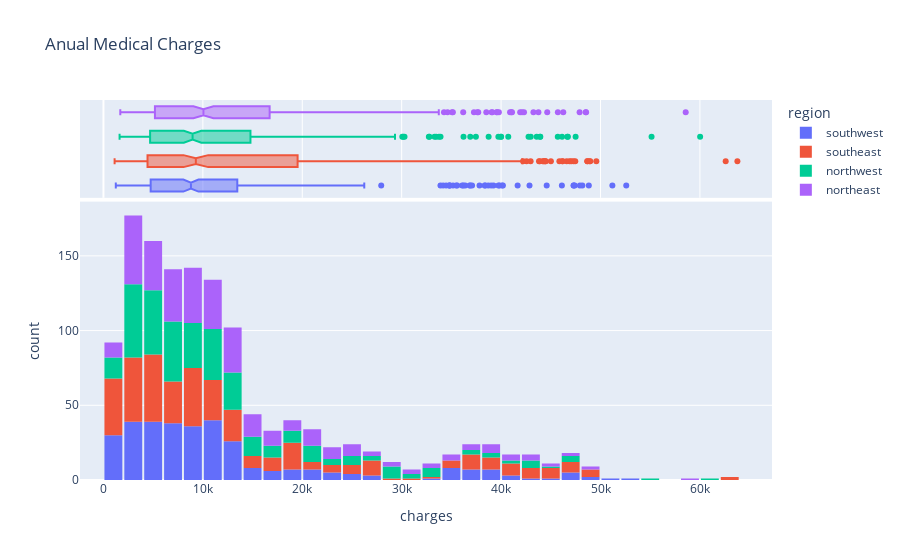

Notebook code cell kept with this figure:
### Code cell
fig = px.histogram(medical_df, x='charges',marginal='box',color='region',title="Anual Medical Charges")
fig.update_layout(bargap = 0.1)
fig.show()

### Figure 1 — Plotly figure (JSON) as saved in the notebook; plotly's stock layout.template omitted (floating-point values rounded to 4 significant figures; data arrays with more than 128 entries replaced by an {"elided": "..."} marker saying what was removed)
{"data": [{"bingroup": "x", "hovertemplate": "region=southwest<br>charges=%{x}<br>count=%{y}<extra></extra>", "legendgroup": "southwest", "marker": {"color": "#636efa", "pattern": {"shape": ""}}, "name": "southwest", "orientation": "v", "showlegend": true, "type": "histogram", "x": {"elided": "325 float values"}, "xaxis": "x", "yaxis": "y"}, {"hovertemplate": "region=southwest<br>charges=%{x}<extra></extra>", "legendgroup": "southwest", "marker": {"color": "#636efa"}, "name": "southwest", "notched": true, "showlegend": false, "type": "box", "x": {"elided": "325 float values"}, "xaxis": "x2", "yaxis": "y2"}, {"bingroup": "x", "hovertemplate": "region=southeast<br>charges=%{x}<br>count=%{y}<extra></extra>", "legendgroup": "southeast", "marker": {"color": "#EF553B", "pattern": {"shape": ""}}, "name": "southeast", "orientation": "v", "showlegend": true, "type": "histogram", "x": {"elided": "364 float values"}, "xaxis": "x", "yaxis": "y"}, {"hovertemplate": "region=southeast<br>charges=%{x}<extra></extra>", "legendgroup": "southeast", "marker": {"color": "#EF553B"}, "name": "southeast", "notched": true, "showlegend": false, "type": "box", "x": {"elided": "364 float values"}, "xaxis": "x2", "yaxis": "y2"}, {"bingroup": "x", "hovertemplate": "region=northwest<br>charges=%{x}<br>count=%{y}<extra></extra>", "legendgroup": "northwest", "marker": {"color": "#00cc96", "pattern": {"shape": ""}}, "name": "northwest", "orientation": "v", "showlegend": true, "type": "histogram", "x": {"elided": "325 float values"}, "xaxis": "x", "yaxis": "y"}, {"hovertemplate": "region=northwest<br>charges=%{x}<extra></extra>", "legendgroup": "northwest", "marker": {"color": "#00cc96"}, "name": "northwest", "notched": true, "showlegend": false, "type": "box", "x": {"elided": "325 float values"}, "xaxis": "x2", "yaxis": "y2"}, {"bingroup": "x", "hovertemplate": "region=northeast<br>charges=%{x}<br>count=%{y}<extra></extra>", "legendgroup": "northeast", "marker": {"color": "#ab63fa", "pattern": {"shape": ""}}, "name": "northeast", "orientation": "v", "showlegend": true, "type": "histogram", "x": {"elided": "324 float values"}, "xaxis": "x", "yaxis": "y"}, {"hovertemplate": "region=northeast<br>charges=%{x}<extra></extra>", "legendgroup": "northeast", "marker": {"color": "#ab63fa"}, "name": "northeast", "notched": true, "showlegend": false, "type": "box", "x": {"elided": "324 float values"}, "xaxis": "x2", "yaxis": "y2"}], "layout": {"bargap": 0.1, "barmode": "relative", "legend": {"title": {"text": "region"}, "tracegroupgap": 0}, "title": {"text": "Anual Medical Charges"}, "xaxis": {"anchor": "y", "domain": [0, 1], "title": {"text": "charges"}}, "xaxis2": {"anchor": "y2", "domain": [0, 1], "matches": "x", "showgrid": true, "showticklabels": false}, "yaxis": {"anchor": "x", "domain": [0, 0.7326], "title": {"text": "count"}}, "yaxis2": {"anchor": "x2", "domain": [0.7426, 1], "matches": "y2", "showgrid": false, "showline": false, "showticklabels": false, "ticks": ""}}}
